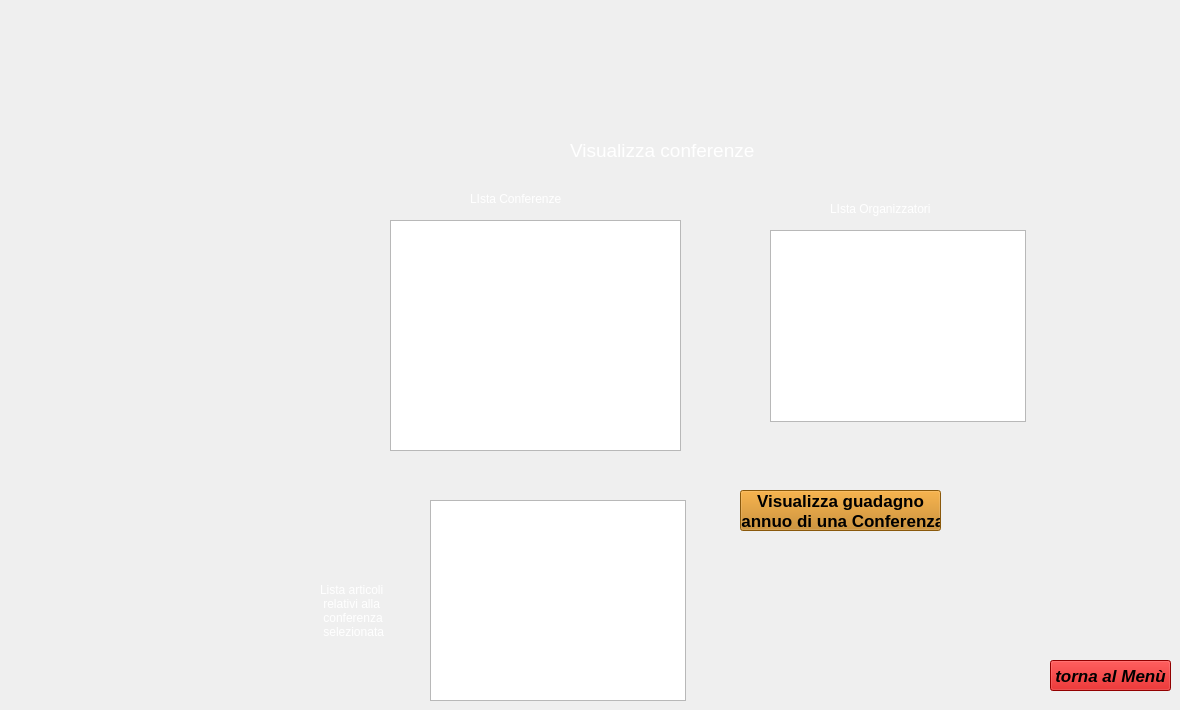
    <widget class="QWidget" name="pagina_vis_conferenze">
     <widget class="QLabel" name="label_3">
      <property name="geometry">
       <rect>
        <x>570</x>
        <y>140</y>
        <width>191</width>
        <height>21</height>
       </rect>
      </property>
      <property name="font">
       <font>
        <pointsize>14</pointsize>
       </font>
      </property>
      <property name="styleSheet">
       <string notr="true">color: rgb(255, 255, 255);</string>
      </property>
      <property name="text">
       <string>Visualizza conferenze</string>
      </property>
     </widget>
     <widget class="QListWidget" name="Lista_vis_Conferenza">
      <property name="geometry">
       <rect>
        <x>390</x>
        <y>220</y>
        <width>291</width>
        <height>231</height>
       </rect>
      </property>
      <property name="styleSheet">
       <string notr="true">color: rgb(255, 255, 255);</string>
      </property>
     </widget>
     <widget class="QLabel" name="label_4">
      <property name="geometry">
       <rect>
        <x>470</x>
        <y>190</y>
        <width>121</width>
        <height>17</height>
       </rect>
      </property>
      <property name="styleSheet">
       <string notr="true">color: rgb(255, 255, 255);</string>
      </property>
      <property name="text">
       <string>LIsta Conferenze</string>
      </property>
     </widget>
     <widget class="QListWidget" name="Lista_vis_Organizzatori">
      <property name="geometry">
       <rect>
        <x>770</x>
        <y>230</y>
        <width>256</width>
        <height>192</height>
       </rect>
      </property>
      <property name="styleSheet">
       <string notr="true">color: rgb(255, 255, 255);</string>
      </property>
     </widget>
     <widget class="QLabel" name="label_5">
      <property name="geometry">
       <rect>
        <x>830</x>
        <y>200</y>
        <width>131</width>
        <height>17</height>
       </rect>
      </property>
      <property name="styleSheet">
       <string notr="true">color: rgb(255, 255, 255);</string>
      </property>
      <property name="text">
       <string>LIsta Organizzatori</string>
      </property>
     </widget>
     <widget class="QPushButton" name="tornamenu_Addconf_2">
      <property name="geometry">
       <rect>
        <x>1050</x>
        <y>660</y>
        <width>121</width>
        <height>31</height>
       </rect>
      </property>
      <property name="font">
       <font>
        <pointsize>13</pointsize>
        <weight>75</weight>
        <italic>true</italic>
        <bold>true</bold>
        <underline>false</underline>
        <strikeout>false</strikeout>
        <kerning>true</kerning>
       </font>
      </property>
      <property name="styleSheet">
       <string notr="true">background-color: rgb(204, 0, 0);</string>
      </property>
      <property name="text">
       <string>torna al Menù</string>
      </property>
     </widget>
     <widget class="QListWidget" name="Lista_vis_articolo_conferenza">
      <property name="geometry">
       <rect>
        <x>430</x>
        <y>500</y>
        <width>256</width>
        <height>201</height>
       </rect>
      </property>
      <property name="styleSheet">
       <string notr="true">color: rgb(255, 255, 255);
color: rgb(255, 255, 255);</string>
      </property>
     </widget>
     <widget class="QLabel" name="label_10">
      <property name="geometry">
       <rect>
        <x>320</x>
        <y>570</y>
        <width>131</width>
        <height>81</height>
       </rect>
      </property>
      <property name="styleSheet">
       <string notr="true">color: rgb(255, 255, 255);</string>
      </property>
      <property name="text">
       <string>Lista articoli
 relativi alla
 conferenza
 selezionata</string>
      </property>
     </widget>
     <widget class="QPushButton" name="Bottone_Add_COnferenza_3">
      <property name="geometry">
       <rect>
        <x>740</x>
        <y>490</y>
        <width>201</width>
        <height>41</height>
       </rect>
      </property>
      <property name="font">
       <font>
        <pointsize>13</pointsize>
        <weight>75</weight>
        <bold>true</bold>
       </font>
      </property>
      <property name="styleSheet">
       <string notr="true">background-color: rgb(193, 125, 17);</string>
      </property>
      <property name="text">
       <string>Visualizza guadagno
 annuo di una Conferenza</string>
      </property>
     </widget>
     <zorder>label_3</zorder>
     <zorder>Lista_vis_Conferenza</zorder>
     <zorder>label_4</zorder>
     <zorder>Lista_vis_Organizzatori</zorder>
     <zorder>label_5</zorder>
     <zorder>tornamenu_Addconf_2</zorder>
     <zorder>label_10</zorder>
     <zorder>Lista_vis_articolo_conferenza</zorder>
     <zorder>Bottone_Add_COnferenza_3</zorder>
    </widget>
